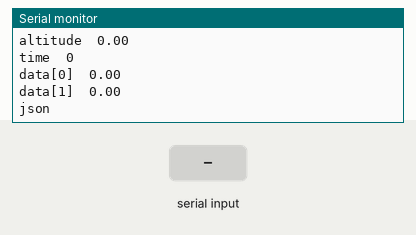
Bench run of a sketch on a simulated Arduino Uno, built with avr-gcc and run on an emulated ATmega328P. On the bench: the last lines printed to the serial monitor. The test bench sets the inputs (shaded band).

Above: at 1.2 s.
1.3 s: "1" received over Serial
At 2.7 s:
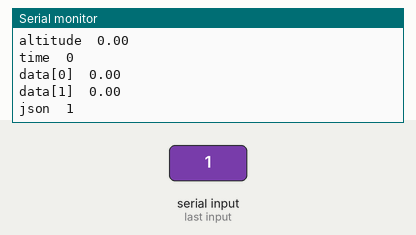
3.5 s: "0" received over Serial
At 4.8 s:
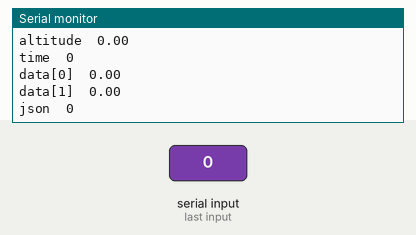
5.0 s: "2" received over Serial
At 5.7 s:
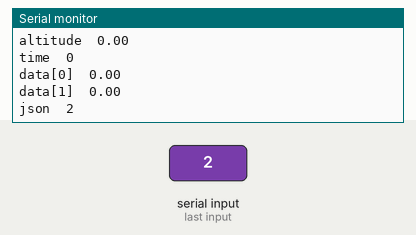
Timing chart, 0 to 8.0 s (numbered marks = the images above; inputs shaded):
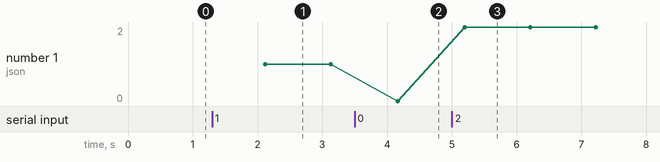

The sketch:

decodejson.ino
```cpp
#include <ArduinoJson.h>

String json="";
String sensor="";
double altitude=0;
long time =0;
double data[2];

void setup() {
   Serial.begin(9600);
}


void loop(){
  if( receive()){
      decodeJson();
  }

     Serial.print("sensor  ");
     Serial.println(sensor);
     Serial.print("altitude  ");
     Serial.println(altitude);
     Serial.print("time  ");
     Serial.println(time);
     Serial.print("data[0]  ");
     Serial.println(data[0]);
     Serial.print("data[1]  ");
     Serial.println(data[1]);
     Serial.println("");
     Serial.print("json  ");
     Serial.println(json);

     delay(1000);
}


void  decodeJson() {
  DynamicJsonBuffer jsonBuffer;
  JsonObject& root = jsonBuffer.parseObject(json);
   if (!root.success()) {
     Serial.println("parseObject() failed");
   }
   const char* sensorCopy = root["sensor"];
   sensor = sensorCopy ;
   time=root["time"];
   altitude = root["altitude"];
   data[0]=root["data"][0];
   data[1]=root["data"][1];
}

bool receive(){
  bool op=0;
      while (Serial.available() > 0)
          {
            if(!op){
              json="";
            }
              json += char(Serial.read());
              delay(2);//一个一个接收数据，每次停顿2毫秒
              op=1;
          }
    return op;
  }
```

Measured:
- after the input at 1.3 s, the serial monitor: prints a new line after 0.72 s (image 1)
- after the input at 3.5 s, the serial monitor: prints a new line after 0.66 s (image 2)
- after the input at 5.0 s, the serial monitor: prints a new line after 0.20 s (image 3)
- plotted number 1: 0 → 2 after the input at 5.0 s
